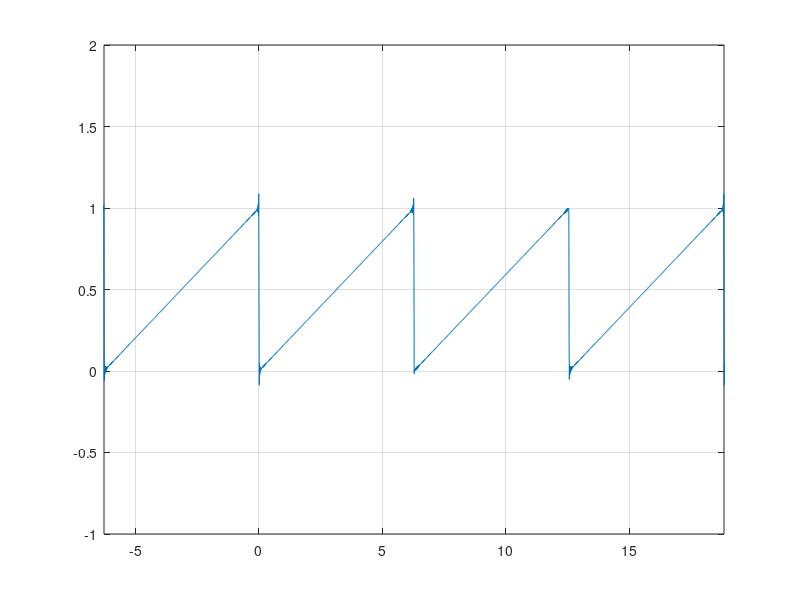
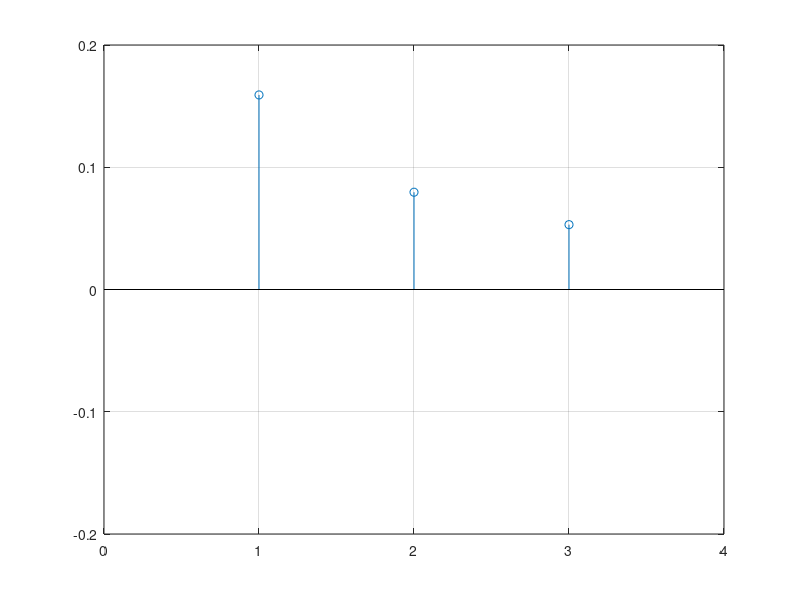
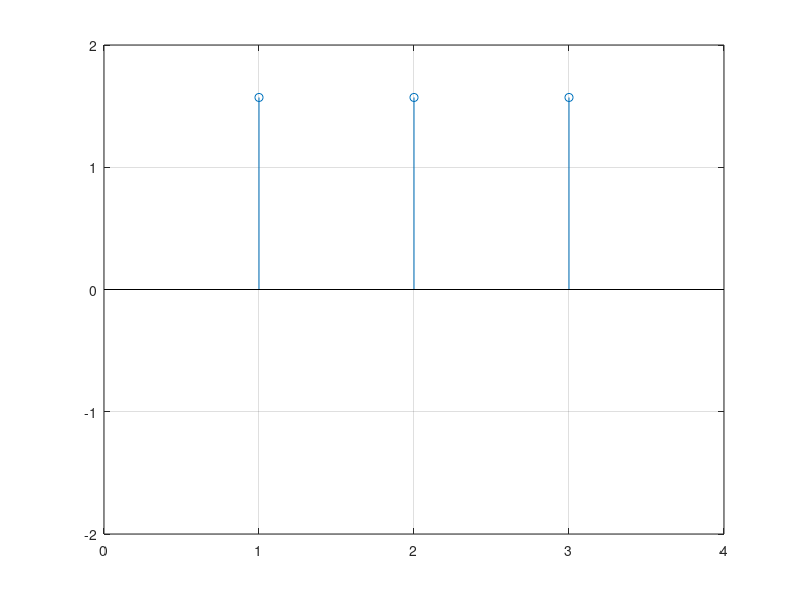

The MATLAB script that drew these images, in order:
clear all
clc

t = -10:0.01:20;
T = 2*pi;
w0 = (2*pi)/T;
x = 1/2;

for k=1:300
    x = x + ((((-exp(-j*k*w0*2*pi))/(j*k*w0*2*pi)) + ((-exp(-j*k*w0*2*pi) + 1)/(2*pi*T*(j*k*w0)^2))) * exp(j*k*w0*t)) + ((((-exp(-j*-k*w0*2*pi))/(j*-k*w0*2*pi)) + ((-exp(-j*-k*w0*2*pi) + 1)/(T*(j*-k*w0)^2*2*pi))) * exp(j*-k*w0*t));
end



figure(1)
title('Representacao de Fourier')
plot(t,real(x))
grid()
axis([-2*pi 6*pi -1 2])

%Detereminando os primeiros harmonicos

escala = 0:30
as = 1:3
ak = @(k) ((((-exp(-j.*k.*w0.*2.*pi))/(j.*k.*w0.*2.*pi)) + ((-exp(-j.*k.*w0.*2.*pi) + 1)/(2.*pi.*T.*(j.*k.*w0).^2))));
a1 = ak(1)
a2 = ak(2)
a3 = ak(3)

%Valores absolutos:

modulos = []

A = @(a) abs(a)

for i=1:3
  a = ak(i)
  modulos(i) = A(a)
end


figure(2)
title('Gráfico de módulo')
stem(modulos)
grid()
axis([0 4 -0.2 0.2])

%Determinando fase

fase1 = angle(a1)
fase2 = angle(a2)
fase3 = angle(a3)
fases = [fase1, fase2, fase3] 

figure(3)
title('Gráfico de fase')
stem(fases)
grid()
axis([0 4 -2 2])
